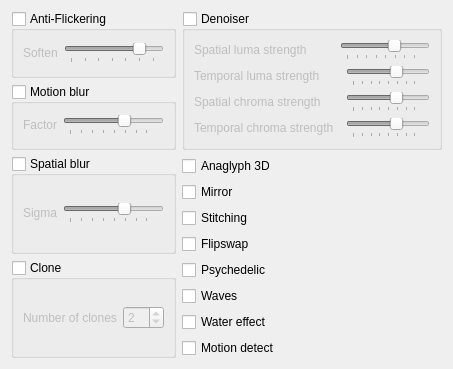
  <widget class="QWidget" name="tab_9">
   <attribute name="title">
    <string>Advanced</string>
   </attribute>
   <layout class="QGridLayout" name="gridLayout_7">
    <item row="2" column="1" rowspan="2">
     <layout class="QVBoxLayout" name="verticalLayout">
      <item>
       <widget class="QCheckBox" name="anaglyphEnable">
        <property name="text">
         <string>Anaglyph 3D</string>
        </property>
       </widget>
      </item>
      <item>
       <widget class="QCheckBox" name="mirrorEnable">
        <property name="text">
         <string>Mirror</string>
        </property>
       </widget>
      </item>
      <item>
       <widget class="QCheckBox" name="stitchingEnable">
        <property name="text">
         <string>Stitching</string>
        </property>
       </widget>
      </item>
      <item>
       <widget class="QCheckBox" name="flipswapEnable">
        <property name="text">
         <string>Flipswap</string>
        </property>
       </widget>
      </item>
      <item>
       <widget class="QCheckBox" name="psychedelicEnable">
        <property name="text">
         <string>Psychedelic</string>
        </property>
       </widget>
      </item>
      <item>
       <widget class="QCheckBox" name="waveEnable">
        <property name="text">
         <string>Waves</string>
        </property>
       </widget>
      </item>
      <item>
       <widget class="QCheckBox" name="rippleEnable">
        <property name="text">
         <string>Water effect</string>
        </property>
       </widget>
      </item>
      <item>
       <widget class="QCheckBox" name="motiondetectEnable">
        <property name="text">
         <string>Motion detect</string>
        </property>
       </widget>
      </item>
     </layout>
    </item>
    <item row="2" column="0">
     <widget class="QGroupBox" name="gaussianblurEnable">
      <property name="title">
       <string>Spatial blur</string>
      </property>
      <property name="checkable">
       <bool>true</bool>
      </property>
      <property name="checked">
       <bool>false</bool>
      </property>
      <layout class="QGridLayout" name="gridLayout_17">
       <item row="0" column="0">
        <widget class="QLabel" name="label_35">
         <property name="text">
          <string>Sigma</string>
         </property>
         <property name="buddy">
          <cstring>blurFactorSlider</cstring>
         </property>
        </widget>
       </item>
       <item row="0" column="1">
        <widget class="QSlider" name="gaussianblurSigmaSlider">
         <property name="minimum">
          <number>1</number>
         </property>
         <property name="maximum">
          <number>127</number>
         </property>
         <property name="value">
          <number>80</number>
         </property>
         <property name="orientation">
          <enum>Qt::Horizontal</enum>
         </property>
         <property name="tickPosition">
          <enum>QSlider::TicksBelow</enum>
         </property>
         <property name="tickInterval">
          <number>16</number>
         </property>
        </widget>
       </item>
      </layout>
     </widget>
    </item>
    <item row="1" column="0">
     <widget class="QGroupBox" name="motionblurEnable">
      <property name="title">
       <string>Motion blur</string>
      </property>
      <property name="checkable">
       <bool>true</bool>
      </property>
      <property name="checked">
       <bool>false</bool>
      </property>
      <layout class="QGridLayout" name="gridLayout_16">
       <item row="0" column="0">
        <widget class="QLabel" name="label_34">
         <property name="text">
          <string>Factor</string>
         </property>
         <property name="buddy">
          <cstring>blurFactorSlider</cstring>
         </property>
        </widget>
       </item>
       <item row="0" column="1">
        <widget class="QSlider" name="blurFactorSlider">
         <property name="minimum">
          <number>1</number>
         </property>
         <property name="maximum">
          <number>127</number>
         </property>
         <property name="value">
          <number>80</number>
         </property>
         <property name="orientation">
          <enum>Qt::Horizontal</enum>
         </property>
         <property name="tickPosition">
          <enum>QSlider::TicksBelow</enum>
         </property>
         <property name="tickInterval">
          <number>16</number>
         </property>
        </widget>
       </item>
      </layout>
     </widget>
    </item>
    <item row="0" column="0">
     <widget class="QGroupBox" name="antiflickerEnable">
      <property name="title">
       <string>Anti-Flickering</string>
      </property>
      <property name="checkable">
       <bool>true</bool>
      </property>
      <property name="checked">
       <bool>false</bool>
      </property>
      <layout class="QGridLayout" name="gridLayout_18">
       <item row="0" column="0">
        <widget class="QLabel" name="label_36">
         <property name="text">
          <string>Soften</string>
         </property>
         <property name="buddy">
          <cstring>blurFactorSlider</cstring>
         </property>
        </widget>
       </item>
       <item row="0" column="1">
        <widget class="QSlider" name="antiflickerSofteningSizeSlider">
         <property name="minimum">
          <number>0</number>
         </property>
         <property name="maximum">
          <number>100</number>
         </property>
         <property name="value">
          <number>80</number>
         </property>
         <property name="orientation">
          <enum>Qt::Horizontal</enum>
         </property>
         <property name="tickPosition">
          <enum>QSlider::TicksBelow</enum>
         </property>
         <property name="tickInterval">
          <number>16</number>
         </property>
        </widget>
       </item>
      </layout>
     </widget>
    </item>
    <item row="0" column="1" rowspan="2">
     <widget class="QGroupBox" name="hqdn3dEnable">
      <property name="title">
       <string>Denoiser</string>
      </property>
      <property name="checkable">
       <bool>true</bool>
      </property>
      <property name="checked">
       <bool>false</bool>
      </property>
      <layout class="QGridLayout" name="gridLayout_12">
       <item row="0" column="0">
        <widget class="QLabel" name="label_44">
         <property name="text">
          <string>Spatial luma strength</string>
         </property>
         <property name="buddy">
          <cstring>blurFactorSlider</cstring>
         </property>
        </widget>
       </item>
       <item row="0" column="1" colspan="2">
        <widget class="QSlider" name="hqdn3dLumaSpatSlider">
         <property name="minimum">
          <number>1</number>
         </property>
         <property name="maximum">
          <number>127</number>
         </property>
         <property name="value">
          <number>80</number>
         </property>
         <property name="orientation">
          <enum>Qt::Horizontal</enum>
         </property>
         <property name="tickPosition">
          <enum>QSlider::TicksBelow</enum>
         </property>
         <property name="tickInterval">
          <number>16</number>
         </property>
        </widget>
       </item>
       <item row="1" column="0" colspan="2">
        <widget class="QLabel" name="label_45">
         <property name="text">
          <string>Temporal luma strength</string>
         </property>
         <property name="buddy">
          <cstring>blurFactorSlider</cstring>
         </property>
        </widget>
       </item>
       <item row="1" column="2">
        <widget class="QSlider" name="hqdn3dLumaTempSlider">
         <property name="minimum">
          <number>1</number>
         </property>
         <property name="maximum">
          <number>127</number>
         </property>
         <property name="value">
          <number>80</number>
         </property>
         <property name="orientation">
          <enum>Qt::Horizontal</enum>
         </property>
         <property name="tickPosition">
          <enum>QSlider::TicksBelow</enum>
         </property>
         <property name="tickInterval">
          <number>16</number>
         </property>
        </widget>
       </item>
       <item row="2" column="0" colspan="2">
        <widget class="QLabel" name="label_46">
         <property name="text">
          <string>Spatial chroma strength</string>
         </property>
         <property name="buddy">
          <cstring>blurFactorSlider</cstring>
         </property>
        </widget>
       </item>
       <item row="2" column="2">
        <widget class="QSlider" name="hqdn3dChromaSpatSlider">
         <property name="minimum">
          <number>1</number>
         </property>
         <property name="maximum">
          <number>127</number>
         </property>
         <property name="value">
          <number>80</number>
         </property>
         <property name="orientation">
          <enum>Qt::Horizontal</enum>
         </property>
         <property name="tickPosition">
          <enum>QSlider::TicksBelow</enum>
         </property>
         <property name="tickInterval">
          <number>16</number>
         </property>
        </widget>
       </item>
       <item row="3" column="0">
        <widget class="QLabel" name="label_47">
         <property name="text">
          <string>Temporal chroma strength</string>
         </property>
         <property name="buddy">
          <cstring>blurFactorSlider</cstring>
         </property>
        </widget>
       </item>
       <item row="3" column="2">
        <widget class="QSlider" name="hqdn3dChromaTempSlider">
         <property name="minimum">
          <number>1</number>
         </property>
         <property name="maximum">
          <number>127</number>
         </property>
         <property name="value">
          <number>80</number>
         </property>
         <property name="orientation">
          <enum>Qt::Horizontal</enum>
         </property>
         <property name="tickPosition">
          <enum>QSlider::TicksBelow</enum>
         </property>
         <property name="tickInterval">
          <number>16</number>
         </property>
        </widget>
       </item>
      </layout>
     </widget>
    </item>
    <item row="3" column="0">
     <widget class="QGroupBox" name="cloneEnable">
      <property name="sizePolicy">
       <sizepolicy hsizetype="MinimumExpanding" vsizetype="Preferred">
        <horstretch>0</horstretch>
        <verstretch>0</verstretch>
       </sizepolicy>
      </property>
      <property name="title">
       <string>Clone</string>
      </property>
      <property name="checkable">
       <bool>true</bool>
      </property>
      <property name="checked">
       <bool>false</bool>
      </property>
      <layout class="QGridLayout" name="gridLayout_0">
       <item row="0" column="0">
        <widget class="QLabel" name="label_9">
         <property name="text">
          <string>Number of clones</string>
         </property>
         <property name="buddy">
          <cstring>cloneCountSpin</cstring>
         </property>
        </widget>
       </item>
       <item row="0" column="1">
        <widget class="QSpinBox" name="cloneCountSpin">
         <property name="minimum">
          <number>1</number>
         </property>
         <property name="value">
          <number>2</number>
         </property>
        </widget>
       </item>
      </layout>
     </widget>
    </item>
   </layout>
  </widget>
